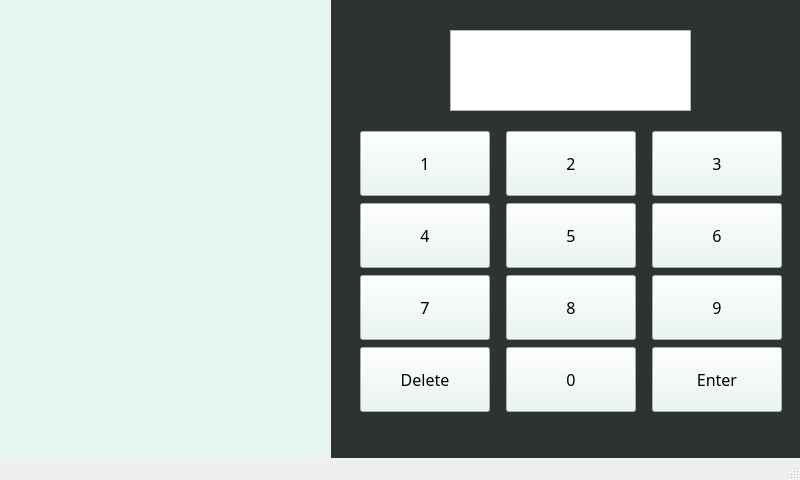
<?xml version="1.0" encoding="UTF-8"?>
<ui version="4.0">
 <class>MainWindow</class>
 <widget class="QMainWindow" name="MainWindow">
  <property name="enabled">
   <bool>true</bool>
  </property>
  <property name="geometry">
   <rect>
    <x>0</x>
    <y>0</y>
    <width>800</width>
    <height>480</height>
   </rect>
  </property>
  <property name="windowTitle">
   <string>MainWindow</string>
  </property>
  <widget class="QWidget" name="centralwidget">
   <widget class="QWidget" name="gridLayoutWidget">
    <property name="geometry">
     <rect>
      <x>350</x>
      <y>130</y>
      <width>445</width>
      <height>283</height>
     </rect>
    </property>
    <layout class="QGridLayout" name="gridLayout">
     <item row="1" column="2">
      <widget class="QPushButton" name="btn6">
       <property name="sizePolicy">
        <sizepolicy hsizetype="Fixed" vsizetype="Fixed">
         <horstretch>0</horstretch>
         <verstretch>0</verstretch>
        </sizepolicy>
       </property>
       <property name="minimumSize">
        <size>
         <width>120</width>
         <height>65</height>
        </size>
       </property>
       <property name="maximumSize">
        <size>
         <width>130</width>
         <height>65</height>
        </size>
       </property>
       <property name="font">
        <font>
         <family>휴먼모음T</family>
         <pointsize>12</pointsize>
        </font>
       </property>
       <property name="autoFillBackground">
        <bool>true</bool>
       </property>
       <property name="styleSheet">
        <string notr="true">background-color: rgb(232, 246, 242);</string>
       </property>
       <property name="text">
        <string>6</string>
       </property>
       <property name="checkable">
        <bool>false</bool>
       </property>
       <property name="autoRepeat">
        <bool>false</bool>
       </property>
       <property name="autoExclusive">
        <bool>false</bool>
       </property>
       <property name="autoDefault">
        <bool>true</bool>
       </property>
       <property name="default">
        <bool>false</bool>
       </property>
       <property name="flat">
        <bool>false</bool>
       </property>
      </widget>
     </item>
     <item row="0" column="2">
      <widget class="QPushButton" name="btn3">
       <property name="sizePolicy">
        <sizepolicy hsizetype="Fixed" vsizetype="Fixed">
         <horstretch>0</horstretch>
         <verstretch>0</verstretch>
        </sizepolicy>
       </property>
       <property name="minimumSize">
        <size>
         <width>120</width>
         <height>65</height>
        </size>
       </property>
       <property name="maximumSize">
        <size>
         <width>130</width>
         <height>65</height>
        </size>
       </property>
       <property name="font">
        <font>
         <family>휴먼모음T</family>
         <pointsize>12</pointsize>
        </font>
       </property>
       <property name="autoFillBackground">
        <bool>true</bool>
       </property>
       <property name="styleSheet">
        <string notr="true">background-color: rgb(232, 246, 242);</string>
       </property>
       <property name="text">
        <string>3</string>
       </property>
       <property name="checkable">
        <bool>false</bool>
       </property>
       <property name="autoRepeat">
        <bool>false</bool>
       </property>
       <property name="autoExclusive">
        <bool>false</bool>
       </property>
       <property name="autoDefault">
        <bool>true</bool>
       </property>
       <property name="default">
        <bool>false</bool>
       </property>
       <property name="flat">
        <bool>false</bool>
       </property>
      </widget>
     </item>
     <item row="1" column="1">
      <widget class="QPushButton" name="btn5">
       <property name="sizePolicy">
        <sizepolicy hsizetype="Fixed" vsizetype="Fixed">
         <horstretch>0</horstretch>
         <verstretch>0</verstretch>
        </sizepolicy>
       </property>
       <property name="minimumSize">
        <size>
         <width>120</width>
         <height>65</height>
        </size>
       </property>
       <property name="maximumSize">
        <size>
         <width>130</width>
         <height>65</height>
        </size>
       </property>
       <property name="font">
        <font>
         <family>휴먼모음T</family>
         <pointsize>12</pointsize>
        </font>
       </property>
       <property name="autoFillBackground">
        <bool>true</bool>
       </property>
       <property name="styleSheet">
        <string notr="true">background-color: rgb(232, 246, 242);</string>
       </property>
       <property name="text">
        <string>5</string>
       </property>
       <property name="checkable">
        <bool>false</bool>
       </property>
       <property name="autoRepeat">
        <bool>false</bool>
       </property>
       <property name="autoExclusive">
        <bool>false</bool>
       </property>
       <property name="autoDefault">
        <bool>true</bool>
       </property>
       <property name="default">
        <bool>false</bool>
       </property>
       <property name="flat">
        <bool>false</bool>
       </property>
      </widget>
     </item>
     <item row="2" column="0">
      <widget class="QPushButton" name="btn7">
       <property name="enabled">
        <bool>true</bool>
       </property>
       <property name="sizePolicy">
        <sizepolicy hsizetype="Fixed" vsizetype="Fixed">
         <horstretch>0</horstretch>
         <verstretch>0</verstretch>
        </sizepolicy>
       </property>
       <property name="minimumSize">
        <size>
         <width>120</width>
         <height>65</height>
        </size>
       </property>
       <property name="maximumSize">
        <size>
         <width>130</width>
         <height>65</height>
        </size>
       </property>
       <property name="font">
        <font>
         <family>휴먼모음T</family>
         <pointsize>12</pointsize>
        </font>
       </property>
       <property name="acceptDrops">
        <bool>false</bool>
       </property>
       <property name="autoFillBackground">
        <bool>true</bool>
       </property>
       <property name="styleSheet">
        <string notr="true">background-color: rgb(232, 246, 242);</string>
       </property>
       <property name="text">
        <string>7</string>
       </property>
       <property name="checkable">
        <bool>false</bool>
       </property>
       <property name="autoRepeat">
        <bool>false</bool>
       </property>
       <property name="autoExclusive">
        <bool>false</bool>
       </property>
       <property name="autoDefault">
        <bool>true</bool>
       </property>
       <property name="default">
        <bool>false</bool>
       </property>
       <property name="flat">
        <bool>false</bool>
       </property>
      </widget>
     </item>
     <item row="2" column="2">
      <widget class="QPushButton" name="btn9">
       <property name="sizePolicy">
        <sizepolicy hsizetype="Fixed" vsizetype="Fixed">
         <horstretch>0</horstretch>
         <verstretch>0</verstretch>
        </sizepolicy>
       </property>
       <property name="minimumSize">
        <size>
         <width>120</width>
         <height>65</height>
        </size>
       </property>
       <property name="maximumSize">
        <size>
         <width>130</width>
         <height>65</height>
        </size>
       </property>
       <property name="font">
        <font>
         <family>휴먼모음T</family>
         <pointsize>12</pointsize>
        </font>
       </property>
       <property name="autoFillBackground">
        <bool>true</bool>
       </property>
       <property name="styleSheet">
        <string notr="true">background-color: rgb(232, 246, 242);</string>
       </property>
       <property name="text">
        <string>9</string>
       </property>
       <property name="checkable">
        <bool>false</bool>
       </property>
       <property name="autoRepeat">
        <bool>false</bool>
       </property>
       <property name="autoExclusive">
        <bool>false</bool>
       </property>
       <property name="autoDefault">
        <bool>true</bool>
       </property>
       <property name="default">
        <bool>false</bool>
       </property>
       <property name="flat">
        <bool>false</bool>
       </property>
      </widget>
     </item>
     <item row="3" column="2">
      <widget class="QPushButton" name="btnEnter">
       <property name="sizePolicy">
        <sizepolicy hsizetype="Fixed" vsizetype="Fixed">
         <horstretch>0</horstretch>
         <verstretch>0</verstretch>
        </sizepolicy>
       </property>
       <property name="minimumSize">
        <size>
         <width>120</width>
         <height>65</height>
        </size>
       </property>
       <property name="maximumSize">
        <size>
         <width>130</width>
         <height>65</height>
        </size>
       </property>
       <property name="font">
        <font>
         <family>휴먼모음T</family>
         <pointsize>12</pointsize>
        </font>
       </property>
       <property name="autoFillBackground">
        <bool>true</bool>
       </property>
       <property name="styleSheet">
        <string notr="true">background-color: rgb(232, 246, 242);</string>
       </property>
       <property name="text">
        <string>Enter</string>
       </property>
       <property name="checkable">
        <bool>false</bool>
       </property>
       <property name="autoRepeat">
        <bool>false</bool>
       </property>
       <property name="autoExclusive">
        <bool>false</bool>
       </property>
       <property name="autoDefault">
        <bool>true</bool>
       </property>
       <property name="default">
        <bool>false</bool>
       </property>
       <property name="flat">
        <bool>false</bool>
       </property>
      </widget>
     </item>
     <item row="0" column="1">
      <widget class="QPushButton" name="btn2">
       <property name="sizePolicy">
        <sizepolicy hsizetype="Fixed" vsizetype="Fixed">
         <horstretch>0</horstretch>
         <verstretch>0</verstretch>
        </sizepolicy>
       </property>
       <property name="minimumSize">
        <size>
         <width>120</width>
         <height>65</height>
        </size>
       </property>
       <property name="maximumSize">
        <size>
         <width>130</width>
         <height>65</height>
        </size>
       </property>
       <property name="font">
        <font>
         <family>휴먼모음T</family>
         <pointsize>12</pointsize>
        </font>
       </property>
       <property name="autoFillBackground">
        <bool>true</bool>
       </property>
       <property name="styleSheet">
        <string notr="true">background-color: rgb(232, 246, 242);</string>
       </property>
       <property name="text">
        <string>2</string>
       </property>
       <property name="checkable">
        <bool>false</bool>
       </property>
       <property name="autoRepeat">
        <bool>false</bool>
       </property>
       <property name="autoExclusive">
        <bool>false</bool>
       </property>
       <property name="autoDefault">
        <bool>true</bool>
       </property>
       <property name="default">
        <bool>false</bool>
       </property>
       <property name="flat">
        <bool>false</bool>
       </property>
      </widget>
     </item>
     <item row="3" column="0">
      <widget class="QPushButton" name="btnDelete">
       <property name="sizePolicy">
        <sizepolicy hsizetype="Fixed" vsizetype="Fixed">
         <horstretch>0</horstretch>
         <verstretch>0</verstretch>
        </sizepolicy>
       </property>
       <property name="minimumSize">
        <size>
         <width>120</width>
         <height>65</height>
        </size>
       </property>
       <property name="maximumSize">
        <size>
         <width>130</width>
         <height>65</height>
        </size>
       </property>
       <property name="font">
        <font>
         <family>휴먼모음T</family>
         <pointsize>12</pointsize>
        </font>
       </property>
       <property name="autoFillBackground">
        <bool>true</bool>
       </property>
       <property name="styleSheet">
        <string notr="true">background-color: rgb(232, 246, 242);</string>
       </property>
       <property name="text">
        <string>Delete</string>
       </property>
       <property name="checkable">
        <bool>false</bool>
       </property>
       <property name="autoRepeat">
        <bool>false</bool>
       </property>
       <property name="autoExclusive">
        <bool>false</bool>
       </property>
       <property name="autoDefault">
        <bool>true</bool>
       </property>
       <property name="default">
        <bool>false</bool>
       </property>
       <property name="flat">
        <bool>false</bool>
       </property>
      </widget>
     </item>
     <item row="0" column="0">
      <widget class="QPushButton" name="btn1">
       <property name="sizePolicy">
        <sizepolicy hsizetype="Fixed" vsizetype="Fixed">
         <horstretch>0</horstretch>
         <verstretch>0</verstretch>
        </sizepolicy>
       </property>
       <property name="minimumSize">
        <size>
         <width>120</width>
         <height>65</height>
        </size>
       </property>
       <property name="maximumSize">
        <size>
         <width>130</width>
         <height>65</height>
        </size>
       </property>
       <property name="font">
        <font>
         <family>휴먼모음T</family>
         <pointsize>12</pointsize>
        </font>
       </property>
       <property name="autoFillBackground">
        <bool>true</bool>
       </property>
       <property name="styleSheet">
        <string notr="true">background-color: rgb(232, 246, 242);</string>
       </property>
       <property name="text">
        <string>1</string>
       </property>
       <property name="checkable">
        <bool>false</bool>
       </property>
       <property name="autoRepeat">
        <bool>false</bool>
       </property>
       <property name="autoExclusive">
        <bool>false</bool>
       </property>
       <property name="autoDefault">
        <bool>true</bool>
       </property>
       <property name="default">
        <bool>false</bool>
       </property>
       <property name="flat">
        <bool>false</bool>
       </property>
      </widget>
     </item>
     <item row="2" column="1">
      <widget class="QPushButton" name="btn8">
       <property name="sizePolicy">
        <sizepolicy hsizetype="Fixed" vsizetype="Fixed">
         <horstretch>0</horstretch>
         <verstretch>0</verstretch>
        </sizepolicy>
       </property>
       <property name="minimumSize">
        <size>
         <width>120</width>
         <height>65</height>
        </size>
       </property>
       <property name="maximumSize">
        <size>
         <width>130</width>
         <height>65</height>
        </size>
       </property>
       <property name="font">
        <font>
         <family>휴먼모음T</family>
         <pointsize>12</pointsize>
        </font>
       </property>
       <property name="autoFillBackground">
        <bool>true</bool>
       </property>
       <property name="styleSheet">
        <string notr="true">background-color: rgb(232, 246, 242);</string>
       </property>
       <property name="text">
        <string>8</string>
       </property>
       <property name="checkable">
        <bool>false</bool>
       </property>
       <property name="autoRepeat">
        <bool>false</bool>
       </property>
       <property name="autoExclusive">
        <bool>false</bool>
       </property>
       <property name="autoDefault">
        <bool>true</bool>
       </property>
       <property name="default">
        <bool>false</bool>
       </property>
       <property name="flat">
        <bool>false</bool>
       </property>
      </widget>
     </item>
     <item row="1" column="0">
      <widget class="QPushButton" name="btn4">
       <property name="sizePolicy">
        <sizepolicy hsizetype="Fixed" vsizetype="Fixed">
         <horstretch>0</horstretch>
         <verstretch>0</verstretch>
        </sizepolicy>
       </property>
       <property name="minimumSize">
        <size>
         <width>120</width>
         <height>65</height>
        </size>
       </property>
       <property name="maximumSize">
        <size>
         <width>130</width>
         <height>65</height>
        </size>
       </property>
       <property name="font">
        <font>
         <family>휴먼모음T</family>
         <pointsize>12</pointsize>
        </font>
       </property>
       <property name="autoFillBackground">
        <bool>true</bool>
       </property>
       <property name="styleSheet">
        <string notr="true">background-color: rgb(232, 246, 242);</string>
       </property>
       <property name="text">
        <string>4</string>
       </property>
       <property name="checkable">
        <bool>false</bool>
       </property>
       <property name="autoRepeat">
        <bool>false</bool>
       </property>
       <property name="autoExclusive">
        <bool>false</bool>
       </property>
       <property name="autoDefault">
        <bool>true</bool>
       </property>
       <property name="default">
        <bool>false</bool>
       </property>
       <property name="flat">
        <bool>false</bool>
       </property>
      </widget>
     </item>
     <item row="3" column="1">
      <widget class="QPushButton" name="btn0">
       <property name="sizePolicy">
        <sizepolicy hsizetype="Fixed" vsizetype="Fixed">
         <horstretch>0</horstretch>
         <verstretch>0</verstretch>
        </sizepolicy>
       </property>
       <property name="minimumSize">
        <size>
         <width>120</width>
         <height>65</height>
        </size>
       </property>
       <property name="maximumSize">
        <size>
         <width>130</width>
         <height>65</height>
        </size>
       </property>
       <property name="font">
        <font>
         <family>휴먼모음T</family>
         <pointsize>12</pointsize>
        </font>
       </property>
       <property name="autoFillBackground">
        <bool>true</bool>
       </property>
       <property name="styleSheet">
        <string notr="true">background-color: rgb(232, 246, 242);</string>
       </property>
       <property name="text">
        <string>0</string>
       </property>
       <property name="checkable">
        <bool>false</bool>
       </property>
       <property name="autoRepeat">
        <bool>false</bool>
       </property>
       <property name="autoExclusive">
        <bool>false</bool>
       </property>
       <property name="autoDefault">
        <bool>true</bool>
       </property>
       <property name="default">
        <bool>false</bool>
       </property>
       <property name="flat">
        <bool>false</bool>
       </property>
      </widget>
     </item>
    </layout>
   </widget>
   <widget class="QLabel" name="label_RightPage">
    <property name="geometry">
     <rect>
      <x>331</x>
      <y>0</y>
      <width>469</width>
      <height>480</height>
     </rect>
    </property>
    <property name="styleSheet">
     <string notr="true">background-color: rgb(45, 51, 51);</string>
    </property>
    <property name="text">
     <string/>
    </property>
   </widget>
   <widget class="QLabel" name="label_LeftPage">
    <property name="geometry">
     <rect>
      <x>0</x>
      <y>0</y>
      <width>331</width>
      <height>480</height>
     </rect>
    </property>
    <property name="styleSheet">
     <string notr="true">background-color: rgb(232, 246, 242);</string>
    </property>
    <property name="text">
     <string/>
    </property>
   </widget>
   <widget class="QTextBrowser" name="PW">
    <property name="geometry">
     <rect>
      <x>450</x>
      <y>30</y>
      <width>241</width>
      <height>81</height>
     </rect>
    </property>
    <property name="html">
     <string>&lt;!DOCTYPE HTML PUBLIC &quot;-//W3C//DTD HTML 4.0//EN&quot; &quot;http://www.w3.org/TR/REC-html40/strict.dtd&quot;&gt;
&lt;html&gt;&lt;head&gt;&lt;meta name=&quot;qrichtext&quot; content=&quot;1&quot; /&gt;&lt;meta charset=&quot;utf-8&quot; /&gt;&lt;style type=&quot;text/css&quot;&gt;
p, li { white-space: pre-wrap; }
hr { height: 1px; border-width: 0; }
li.unchecked::marker { content: &quot;\2610&quot;; }
li.checked::marker { content: &quot;\2612&quot;; }
&lt;/style&gt;&lt;/head&gt;&lt;body style=&quot; font-family:'맑은 고딕'; font-size:9pt; font-weight:400; font-style:normal;&quot;&gt;
&lt;p style=&quot;-qt-paragraph-type:empty; margin-top:0px; margin-bottom:0px; margin-left:0px; margin-right:0px; -qt-block-indent:0; text-indent:0px; font-size:28pt;&quot;&gt;&lt;br /&gt;&lt;/p&gt;&lt;/body&gt;&lt;/html&gt;</string>
    </property>
   </widget>
   <widget class="QLabel" name="label_LogoImage">
    <property name="geometry">
     <rect>
      <x>100</x>
      <y>90</y>
      <width>135</width>
      <height>211</height>
     </rect>
    </property>
    <property name="autoFillBackground">
     <bool>false</bool>
    </property>
    <property name="styleSheet">
     <string notr="true">image: url(:/logo image.png);</string>
    </property>
    <property name="text">
     <string/>
    </property>
   </widget>
   <widget class="QLabel" name="label_LogoText">
    <property name="geometry">
     <rect>
      <x>80</x>
      <y>300</y>
      <width>180</width>
      <height>30</height>
     </rect>
    </property>
    <property name="styleSheet">
     <string notr="true">image: url(:/logo text.png);</string>
    </property>
    <property name="text">
     <string/>
    </property>
   </widget>
   <zorder>label_RightPage</zorder>
   <zorder>gridLayoutWidget</zorder>
   <zorder>label_LeftPage</zorder>
   <zorder>PW</zorder>
   <zorder>label_LogoText</zorder>
   <zorder>label_LogoImage</zorder>
  </widget>
  <widget class="QMenuBar" name="menubar">
   <property name="geometry">
    <rect>
     <x>0</x>
     <y>0</y>
     <width>800</width>
     <height>26</height>
    </rect>
   </property>
  </widget>
  <widget class="QStatusBar" name="statusbar"/>
 </widget>
 <resources/>
 <connections/>
</ui>
